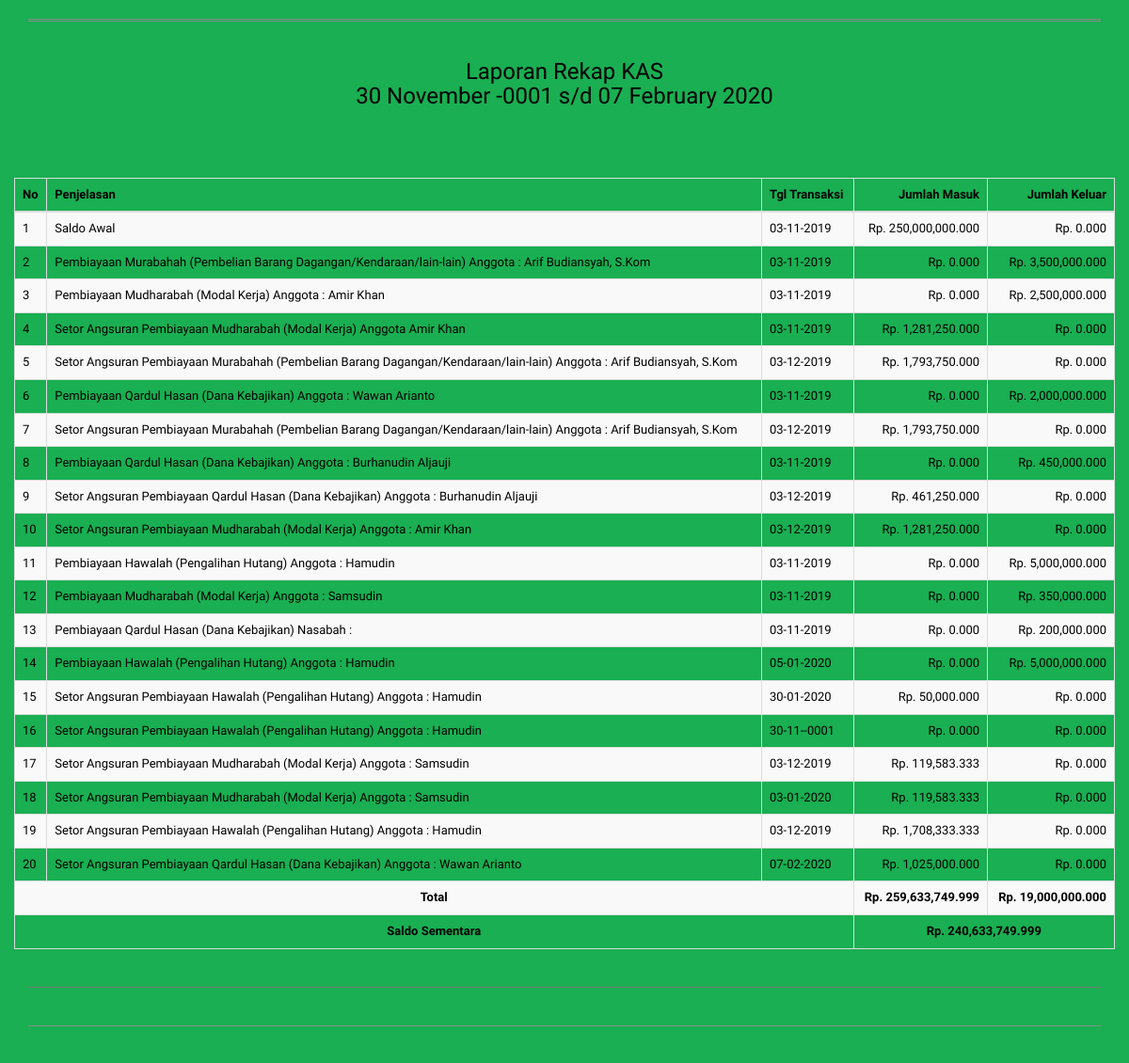
The page /admin/dashboard/rekap_kas/rekap_all.php on the database its author committed.
### tables this page shows
CREATE TABLE `kas_bmt` (
  `id_kas_bmt` int(11) NOT NULL,
  `jenis_kas` enum('Masuk','Keluar') NOT NULL,
  `jumlah_masuk` decimal(20,3) NOT NULL,
  `jumlah_keluar` decimal(20,3) NOT NULL,
  `keterangan` text NOT NULL,
  `tgl_transaksi` date NOT NULL
);

### admin/dashboard/rekap_kas/rekap_all.php (the view, shortened to what this page needs)
<?php
include_once('../../config/config.php');
$sqlMax = mysqli_query($con, "SELECT MIN(tgl_transaksi) as tgl_awal FROM kas_bmt") or die (mysqli_error($con));
$data = mysqli_fetch_array($sqlMax);
$sqlMin = mysqli_query($con, "SELECT MAX(tgl_transaksi) as tgl_akhir FROM kas_bmt") or die (mysqli_error($con));
$data1 = mysqli_fetch_array($sqlMin);
$tgl1 = $data['tgl_awal'];
$tglawal= date('d F Y', strtotime($tgl1));
$tgl2 = $data1['tgl_akhir'];
$tglakhir= date('d F Y', strtotime($tgl2));
$sql1=mysqli_query($con,"select SUM(jumlah_masuk) AS jumlah_masuk from kas_bmt ") or die (mysqli_error($con));
$data1=mysqli_fetch_array($sql1);
$jumlah_masuk = $data1['jumlah_masuk'];
$sql2=mysqli_query($con,"select SUM(jumlah_keluar) AS jumlah_keluar from kas_bmt ") or die (mysqli_error($con));
$data2=mysqli_fetch_array($sql2);
$jumlah_keluar = $data2['jumlah_keluar'];
$saldo_akhir = $jumlah_masuk - $jumlah_keluar;
?>
<!DOCTYPE html>
<html>
<head>
    <link href="../../assets/css/bootstrap.css" rel="stylesheet">
    <link href="../../assets/css/datatables.min.css" rel="stylesheet">
    <link href="../../assets/font-awesome/css/font-awesome.css" rel="stylesheet" />
    <link href="../../assets/css/style.css" rel="stylesheet">
    <link href="../../assets/css/style-responsive.css" rel="stylesheet">
</head>
<body>
<div class="container">
	<hr style="border:0; border-top: 3px double #8c8c8c;">
	<div class="row">
		<h3 align="center">Laporan Rekap KAS<br>
		<p align="center"><?php echo $tglawal ?> s/d <?php echo $tglakhir ?></p>
		<br><br>
	</div>
	<div class="row">
	    <table class="table table-bordered table-striped" id="Datatables">
                  <thead>
                  <tr>
  	                  <th>No</th>
                      <th>Penjelasan</th>
                      <th>Tgl Transaksi</th>
                      <th class="text-right">Jumlah Masuk</th>
                      <th class="text-right">Jumlah Keluar</th>
                  </tr>
                  </thead>
                  <tbody>
                  <?php
                  $no = 1;
                  $sql_kas = mysqli_query($con,"SELECT * FROM kas_bmt ") or die (mysqli_error($con));
					while($data = mysqli_fetch_array($sql_kas)){
                  ?>
                  <tr>
                      <td><?php echo $no++ ?></td>
                      <td><?php echo $data['keterangan'] ?></td>
                      <td><?php echo date('d-m-Y',strtotime($data['tgl_transaksi'])) ?></td>
                      <td class="text-right"><?php echo 'Rp. '.number_format($data['jumlah_masuk'],3) ?></td>
                      <td class="text-right"><?php echo 'Rp. '.number_format($data['jumlah_keluar'],3) ?></td>
                  </tr>
                  <?php
                  }
                  ?>
                  <tr>
                    <td colspan="3" class="text-center"><strong>Total</strong></td>
                    <td class="text-right"><strong><?php echo 'Rp. '.number_format($jumlah_masuk,3) ?></strong></td>
                    <td class="text-right"><strong><?php echo 'Rp. '.number_format($jumlah_keluar,3) ?></strong></td>
                  </tr>
                   <tr>
		                      <td class="text-center" colspan="3"><strong>Saldo Sementara</strong></td>
		                      <td class="text-center" colspan="2"><strong><?php echo 'Rp. '.number_format($saldo_akhir,3)  ?></strong></td>
		                  </tr>
                  </tbody>
              </table>
	</div>
	<hr>
	<div class="row footer">
		<hr style="border: 0; border-top: 1px solid #8c8c8c;">
	</div>
</div>
</body>
</html>

### admin/assets/css/style.css (style rules this page uses)
body { color: #000000; background: #19af52; font-family: 'Ruda', sans-serif; padding: 0px !important; margin: 0px !important; font-size:13px; }
hr { margin-top: 20px; margin-bottom: 20px; border: 0; border-top: 1px solid #797979; }
.header, .footer { min-height: 60px; padding: 0 15px; }

### rows shown on the page
kas_bmt: keterangan "Saldo Awal", tgl_transaksi "03-11-2019", jumlah_masuk "250,000,000.000", jumlah_keluar "0.000"
kas_bmt: keterangan "Pembiayaan Murabahah (Pembelian Barang Dagangan/Kendaraan/lain-lain) Anggota : Arif Budiansyah, S.Kom", tgl_transaksi "03-11-2019", jumlah_masuk "0.000", jumlah_keluar "3,500,000.000"
kas_bmt: keterangan "Pembiayaan Mudharabah (Modal Kerja) Anggota : Amir Khan", tgl_transaksi "03-11-2019", jumlah_masuk "0.000", jumlah_keluar "2,500,000.000"
kas_bmt: keterangan "Setor Angsuran Pembiayaan Mudharabah (Modal Kerja) Anggota Amir Khan", tgl_transaksi "03-11-2019", jumlah_masuk "1,281,250.000", jumlah_keluar "0.000"
kas_bmt: keterangan "Setor Angsuran Pembiayaan Murabahah (Pembelian Barang Dagangan/Kendaraan/lain-lain) Anggota : Arif Budiansyah, S.Kom", tgl_transaksi "03-12-2019", jumlah_masuk "1,793,750.000", jumlah_keluar "0.000"
kas_bmt: keterangan "Pembiayaan Qardul Hasan (Dana Kebajikan) Anggota : Wawan Arianto", tgl_transaksi "03-11-2019", jumlah_masuk "0.000", jumlah_keluar "2,000,000.000"
kas_bmt: keterangan "Setor Angsuran Pembiayaan Murabahah (Pembelian Barang Dagangan/Kendaraan/lain-lain) Anggota : Arif Budiansyah, S.Kom", tgl_transaksi "03-12-2019", jumlah_masuk "1,793,750.000", jumlah_keluar "0.000"
kas_bmt: keterangan "Pembiayaan Qardul Hasan (Dana Kebajikan) Anggota : Burhanudin Aljauji", tgl_transaksi "03-11-2019", jumlah_masuk "0.000", jumlah_keluar "450,000.000"
kas_bmt: keterangan "Setor Angsuran Pembiayaan Qardul Hasan (Dana Kebajikan) Anggota : Burhanudin Aljauji", tgl_transaksi "03-12-2019", jumlah_masuk "461,250.000", jumlah_keluar "0.000"
kas_bmt: keterangan "Setor Angsuran Pembiayaan Mudharabah (Modal Kerja) Anggota : Amir Khan", tgl_transaksi "03-12-2019", jumlah_masuk "1,281,250.000", jumlah_keluar "0.000"
kas_bmt: keterangan "Pembiayaan Hawalah (Pengalihan Hutang) Anggota : Hamudin", tgl_transaksi "03-11-2019", jumlah_masuk "0.000", jumlah_keluar "5,000,000.000"
kas_bmt: keterangan "Pembiayaan Mudharabah (Modal Kerja) Anggota : Samsudin", tgl_transaksi "03-11-2019", jumlah_masuk "0.000", jumlah_keluar "350,000.000"
kas_bmt: keterangan "Pembiayaan Qardul Hasan (Dana Kebajikan) Nasabah :", tgl_transaksi "03-11-2019", jumlah_masuk "0.000", jumlah_keluar "200,000.000"
kas_bmt: keterangan "Pembiayaan Hawalah (Pengalihan Hutang) Anggota : Hamudin", tgl_transaksi "05-01-2020", jumlah_masuk "0.000", jumlah_keluar "5,000,000.000"
kas_bmt: keterangan "Setor Angsuran Pembiayaan Hawalah (Pengalihan Hutang) Anggota : Hamudin", tgl_transaksi "30-01-2020", jumlah_masuk "50,000.000", jumlah_keluar "0.000"
kas_bmt: keterangan "Setor Angsuran Pembiayaan Hawalah (Pengalihan Hutang) Anggota : Hamudin", tgl_transaksi "30-11--0001", jumlah_masuk "0.000", jumlah_keluar "0.000"
kas_bmt: keterangan "Setor Angsuran Pembiayaan Mudharabah (Modal Kerja) Anggota : Samsudin", tgl_transaksi "03-12-2019", jumlah_masuk "119,583.333", jumlah_keluar "0.000"
kas_bmt: keterangan "Setor Angsuran Pembiayaan Mudharabah (Modal Kerja) Anggota : Samsudin", tgl_transaksi "03-01-2020", jumlah_masuk "119,583.333", jumlah_keluar "0.000"
kas_bmt: keterangan "Setor Angsuran Pembiayaan Hawalah (Pengalihan Hutang) Anggota : Hamudin", tgl_transaksi "03-12-2019", jumlah_masuk "1,708,333.333", jumlah_keluar "0.000"
kas_bmt: keterangan "Setor Angsuran Pembiayaan Qardul Hasan (Dana Kebajikan) Anggota : Wawan Arianto", tgl_transaksi "07-02-2020", jumlah_masuk "1,025,000.000", jumlah_keluar "0.000"

### other values the page prints
$tglawal "30 November -0001"
$tglakhir "07 February 2020"
$jumlah_masuk "259,633,749.999"
$jumlah_keluar "19,000,000.000"
$saldo_akhir "240,633,749.999"
